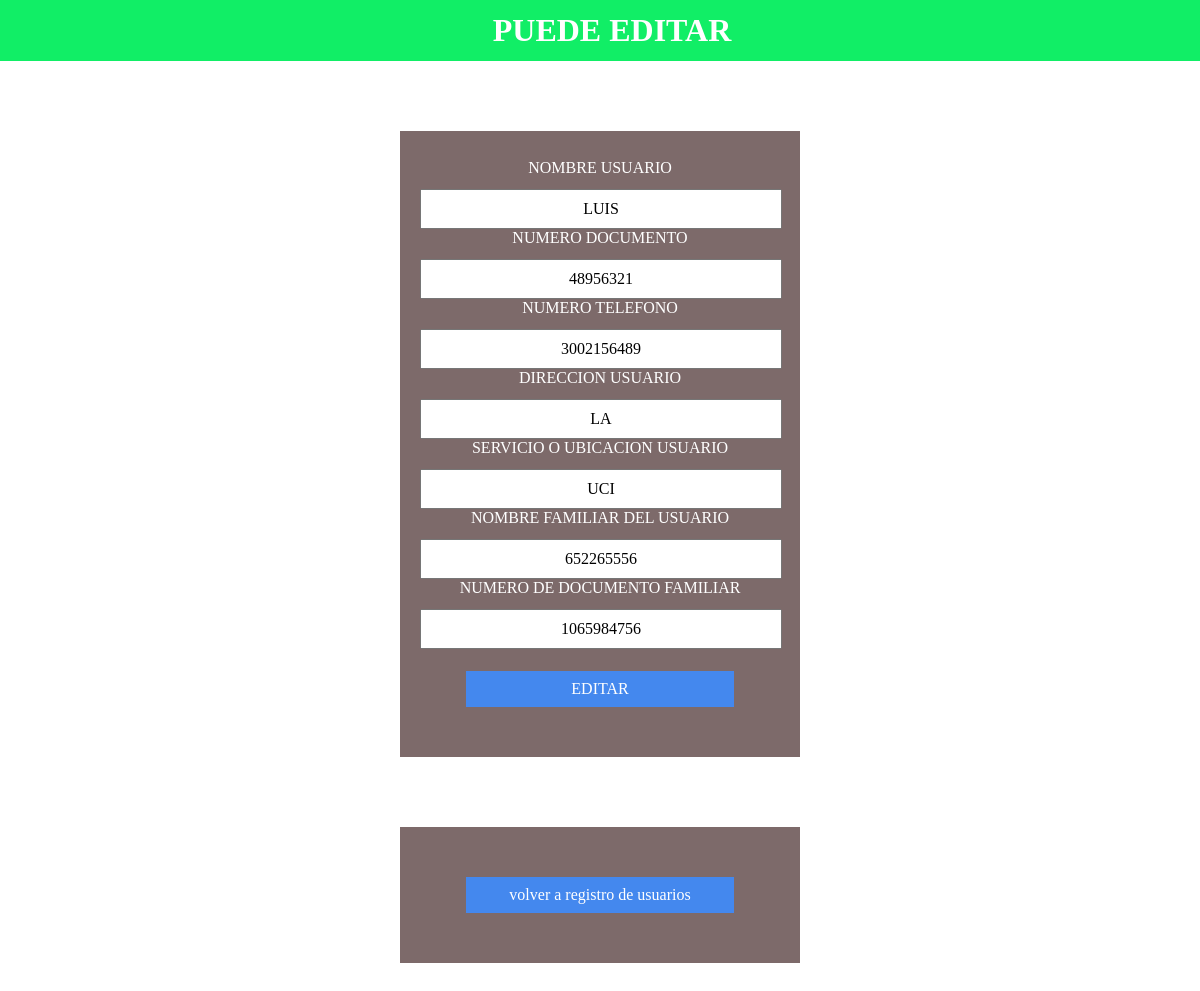
Page /edit.php?id=2 on the committed database.
### tables this page shows
CREATE TABLE `ingresousuarios` (
  `id` int(11) NOT NULL,
  `nombres` varchar(200) NOT NULL,
  `documento` varchar(11) NOT NULL,
  `telefono` varchar(11) NOT NULL,
  `direccion` varchar(200) NOT NULL,
  `servicio_ubicacion` varchar(200) NOT NULL,
  `nombrefamiliar` varchar(200) NOT NULL,
  `documentofamiliar` varchar(11) NOT NULL
);

### edit.php (the view, shortened to what this page needs)
<?php
include("db.php");
if (isset($_GET['id'])){
    $id = $_GET['id'];
    $consulta="SELECT * FROM ingresousuarios WHERE id = $id ";
    $result = mysqli_query($conexion, $consulta);
        if(mysqli_num_rows($result)==1){
            $row=mysqli_fetch_array($result);
            $nombreuser=$row['nombres'];
            $docuser=$row['documento'];
            $teluser=$row['telefono'];
            $diruser=$row['direccion'];
            $serviciouser=$row['servicio_ubicacion'];
            $famuser=$row['nombrefamiliar'];
            $docfamuser=$row['documentofamiliar'];
        }
    }
?>
<!DOCTYPE html>
<html lang="es">
    <head>
        <link rel="stylesheet" href="css/login2.css">
        <link rel="stylesheet" href="css/cabecera.css">
    </head>
    <body>
                <h1 class="ok">PUEDE EDITAR</h1>
                     <form action="edit.php?id=<?php echo $_GET['id']; ?>" method="post">
                        <LAbel for="nombre">NOMBRE USUARIO</LAbel>
                        <input type="text" placeholder="ingrese nombre del usuario"name="nombres" value=<?php echo $nombreuser;?> >
                        <LAbel for="documento">NUMERO DOCUMENTO</LAbel>
                        <input type="text" placeholder="ingrese numero de documento usuario"name="documento"value=<?php echo $docuser;?> >
                        <LAbel for="telefono">NUMERO TELEFONO</LAbel>
                        <input type="text" placeholder="ingrese su numero de telefono"name="telefono" value=<?php echo $teluser;?>>
                        <LAbel for="direccion">DIRECCION USUARIO</LAbel>
                        <input type="text" placeholder="ingrese su direccion de residencia"name="direccion"value=<?php echo $diruser;?> >
                        <LAbel for="servicio_ubicacion">SERVICIO O UBICACION USUARIO</LAbel>
                        <input type="text" placeholder="ingrese el servicio o ubicacion del usuario"name="servicio_ubicacion" value=<?php echo $serviciouser;?>>
                        <LAbel for="nombrefamiliar">NOMBRE FAMILIAR DEL USUARIO</LAbel>
                        <input type="text" placeholder="ingrese nombre del familiar"name="nombrefamiliar" value=<?php echo $famuser;?>>
                        <LAbel for="documentofamiliar">NUMERO DE DOCUMENTO FAMILIAR</LAbel>
                        <input type="text" placeholder="ingrese numero documento familiar"name="documentofamiliar" value=<?php echo $docfamuser;?>>
                        <input type="submit"name="EDITAR" value ="EDITAR">
                        </form>
                        <form action="home.php">
                            <input type="submit" value ="volver a registro de usuarios">
                        </form>
    </body>
</html>

### css/login2.css (style rules this page uses)
* { padding: 0; margin: 0; font-family: century gothic; text-align: center; }
form { padding: 50px 20px; background-color: #381b1ba6; margin: calc(25% + 100px); margin-top: 70px; padding-top: 28px; margin-bottom: 30px }
h1 { text-align: center; padding: 12px; color: rgb(245, 240, 240) }
input { width: calc(100% - 20px); padding: 9px; margin: auto; margin-top: 12px; font-size: 16px }
input[type='submit'] { background-color: #48e; color: #fff; width: calc(80% - 20px); margin: 0 10%; margin-top: 22px; border: none; }
.ok { text-align: center; width: 100%; padding: 12px; background-color: #1e6; color: #fff }
body { background-image:url(../IMG/2.jpg); width: 100%; height:100%vh; background-size: cover; color:white; }

### rows in the picture
ingresousuarios: telefono "3002156489", servicio_ubicacion "UCI", nombrefamiliar "652265556", documentofamiliar "1065984756"
